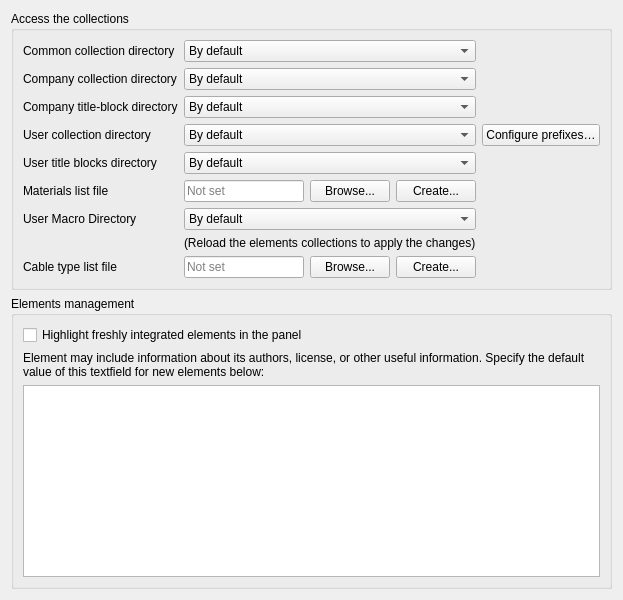
     <widget class="QWidget" name="tab_5">
      <attribute name="title">
       <string>Collections</string>
      </attribute>
      <layout class="QVBoxLayout" name="verticalLayout_2">
       <item>
        <widget class="QGroupBox" name="groupBox_5">
         <property name="title">
          <string>Access the collections</string>
         </property>
         <property name="alignment">
          <set>Qt::AlignLeading|Qt::AlignLeft|Qt::AlignTop</set>
         </property>
         <property name="flat">
          <bool>false</bool>
         </property>
         <layout class="QGridLayout" name="gridLayout">
          <item row="2" column="0">
           <widget class="QLabel" name="label_16">
            <property name="text">
             <string>Company collection directory</string>
            </property>
           </widget>
          </item>
          <item row="5" column="1">
           <widget class="QComboBox" name="m_custom_tbt_path_cb">
            <item>
             <property name="text">
              <string>By default</string>
             </property>
            </item>
            <item>
             <property name="text">
              <string>Browse...</string>
             </property>
            </item>
           </widget>
          </item>
          <item row="4" column="1">
           <widget class="QComboBox" name="m_custom_elmt_path_cb">
            <item>
             <property name="text">
              <string>By default</string>
             </property>
            </item>
            <item>
             <property name="text">
              <string>Browse...</string>
             </property>
            </item>
           </widget>
          </item>
          <item row="4" column="2">
           <widget class="QPushButton" name="m_prefix_pb">
            <property name="toolTip">
             <string extracomment="tooltip of the button opening the prefix configuration dialog of the user collection">Create or change the prefix of the user collection's folders (qet_labels.xml file)</string>
            </property>
            <property name="text">
             <string extracomment="button opening the dialog where the folder prefixes of the user collection are configured">Configure prefixes…</string>
            </property>
           </widget>
          </item>
          <item row="1" column="0">
           <widget class="QLabel" name="label_7">
            <property name="text">
             <string>Common collection directory</string>
            </property>
           </widget>
          </item>
          <item row="3" column="0">
           <widget class="QLabel" name="label_17">
            <property name="text">
             <string>Company title-block directory</string>
            </property>
           </widget>
          </item>
          <item row="3" column="1">
           <widget class="QComboBox" name="m_company_tbt_path_cb">
            <item>
             <property name="text">
              <string>By default</string>
             </property>
            </item>
            <item>
             <property name="text">
              <string>Browse...</string>
             </property>
            </item>
           </widget>
          </item>
          <item row="4" column="0">
           <widget class="QLabel" name="label_8">
            <property name="text">
             <string>User collection directory</string>
            </property>
           </widget>
          </item>
          <item row="7" column="0">
           <widget class="QLabel" name="label_23">
            <property name="text">
             <string>User Macro Directory</string>
            </property>
           </widget>
          </item>
          <item row="7" column="1">
           <widget class="QComboBox" name="m_user_macros_path_cb">
            <item>
             <property name="text">
              <string>By default</string>
             </property>
            </item>
            <item>
             <property name="text">
              <string>Browse...</string>
             </property>
            </item>
           </widget>
          </item>
          <item row="1" column="1">
           <widget class="QComboBox" name="m_common_elmt_path_cb">
            <item>
             <property name="text">
              <string>By default</string>
             </property>
            </item>
            <item>
             <property name="text">
              <string>Browse...</string>
             </property>
            </item>
           </widget>
          </item>
          <item row="5" column="0">
           <widget class="QLabel" name="label_10">
            <property name="text">
             <string>User title blocks directory</string>
            </property>
           </widget>
          </item>
          <item row="2" column="1">
           <widget class="QComboBox" name="m_company_elmt_path_cb">
            <item>
             <property name="text">
              <string>By default</string>
             </property>
            </item>
            <item>
             <property name="text">
              <string>Browse...</string>
             </property>
            </item>
           </widget>
          </item>
          <item row="8" column="1">
           <widget class="QLabel" name="label_9">
            <property name="text">
             <string>(Reload the elements collections to apply the changes)</string>
            </property>
           </widget>
          </item>
          <item row="6" column="0">
           <widget class="QLabel" name="m_material_list_label">
            <property name="text">
             <string>Materials list file</string>
            </property>
           </widget>
          </item>
          <item row="6" column="1">
           <layout class="QHBoxLayout" name="m_material_list_layout">
            <item>
             <widget class="QLineEdit" name="m_material_list_path_le">
              <property name="toolTip">
               <string extracomment="tooltip of the material file path field">Materials list used to fill in a symbol's items</string>
              </property>
              <property name="readOnly">
               <bool>true</bool>
              </property>
              <property name="placeholderText">
               <string extracomment="hint shown when no material file is configured yet">Not set</string>
              </property>
             </widget>
            </item>
            <item>
             <widget class="QPushButton" name="m_material_list_browse_pb">
              <property name="text">
               <string>Browse...</string>
              </property>
             </widget>
            </item>
            <item>
             <widget class="QPushButton" name="m_material_list_create_pb">
              <property name="toolTip">
               <string extracomment="tooltip of the button creating the material file with its header line">Create the list file with its headers</string>
              </property>
              <property name="text">
               <string>Create...</string>
              </property>
             </widget>
            </item>
           </layout>
          </item>
          <item row="9" column="0">
           <widget class="QLabel" name="m_cable_type_list_label">
            <property name="text">
             <string>Cable type list file</string>
            </property>
           </widget>
          </item>
          <item row="9" column="1">
           <layout class="QHBoxLayout" name="m_cable_type_list_layout">
            <item>
             <widget class="QLineEdit" name="m_cable_type_list_path_le">
              <property name="toolTip">
               <string extracomment="tooltip of the cable type file path field">Directory of the cable types used to define a cable (number of cores, colors, cross-section)</string>
              </property>
              <property name="readOnly">
               <bool>true</bool>
              </property>
              <property name="placeholderText">
               <string extracomment="hint shown when no cable type file is configured yet">Not set</string>
              </property>
             </widget>
            </item>
            <item>
             <widget class="QPushButton" name="m_cable_type_list_browse_pb">
              <property name="text">
               <string>Browse...</string>
              </property>
             </widget>
            </item>
            <item>
             <widget class="QPushButton" name="m_cable_type_list_create_pb">
              <property name="toolTip">
               <string extracomment="tooltip of the button creating the cable type file with its header line">Create the cable type list file with its header line</string>
              </property>
              <property name="text">
               <string>Create...</string>
              </property>
             </widget>
            </item>
           </layout>
          </item>
         </layout>
        </widget>
       </item>
       <item>
        <widget class="QGroupBox" name="groupBox_3">
         <property name="title">
          <string>Elements management</string>
         </property>
         <property name="alignment">
          <set>Qt::AlignLeading|Qt::AlignLeft|Qt::AlignTop</set>
         </property>
         <layout class="QVBoxLayout" name="verticalLayout_4">
          <item>
           <widget class="QCheckBox" name="m_highlight_integrated_elements">
            <property name="text">
             <string>Highlight freshly integrated elements in the panel</string>
            </property>
           </widget>
          </item>
          <item>
           <widget class="QLabel" name="label_4">
            <property name="text">
             <string>Element may include information about its authors, license, or other useful information. Specify the default value of this textfield for new elements below:</string>
            </property>
            <property name="scaledContents">
             <bool>false</bool>
            </property>
            <property name="wordWrap">
             <bool>true</bool>
            </property>
           </widget>
          </item>
          <item>
           <widget class="QTextEdit" name="m_default_elements_info">
            <property name="minimumSize">
             <size>
              <width>0</width>
              <height>50</height>
             </size>
            </property>
           </widget>
          </item>
         </layout>
        </widget>
       </item>
      </layout>
     </widget>
